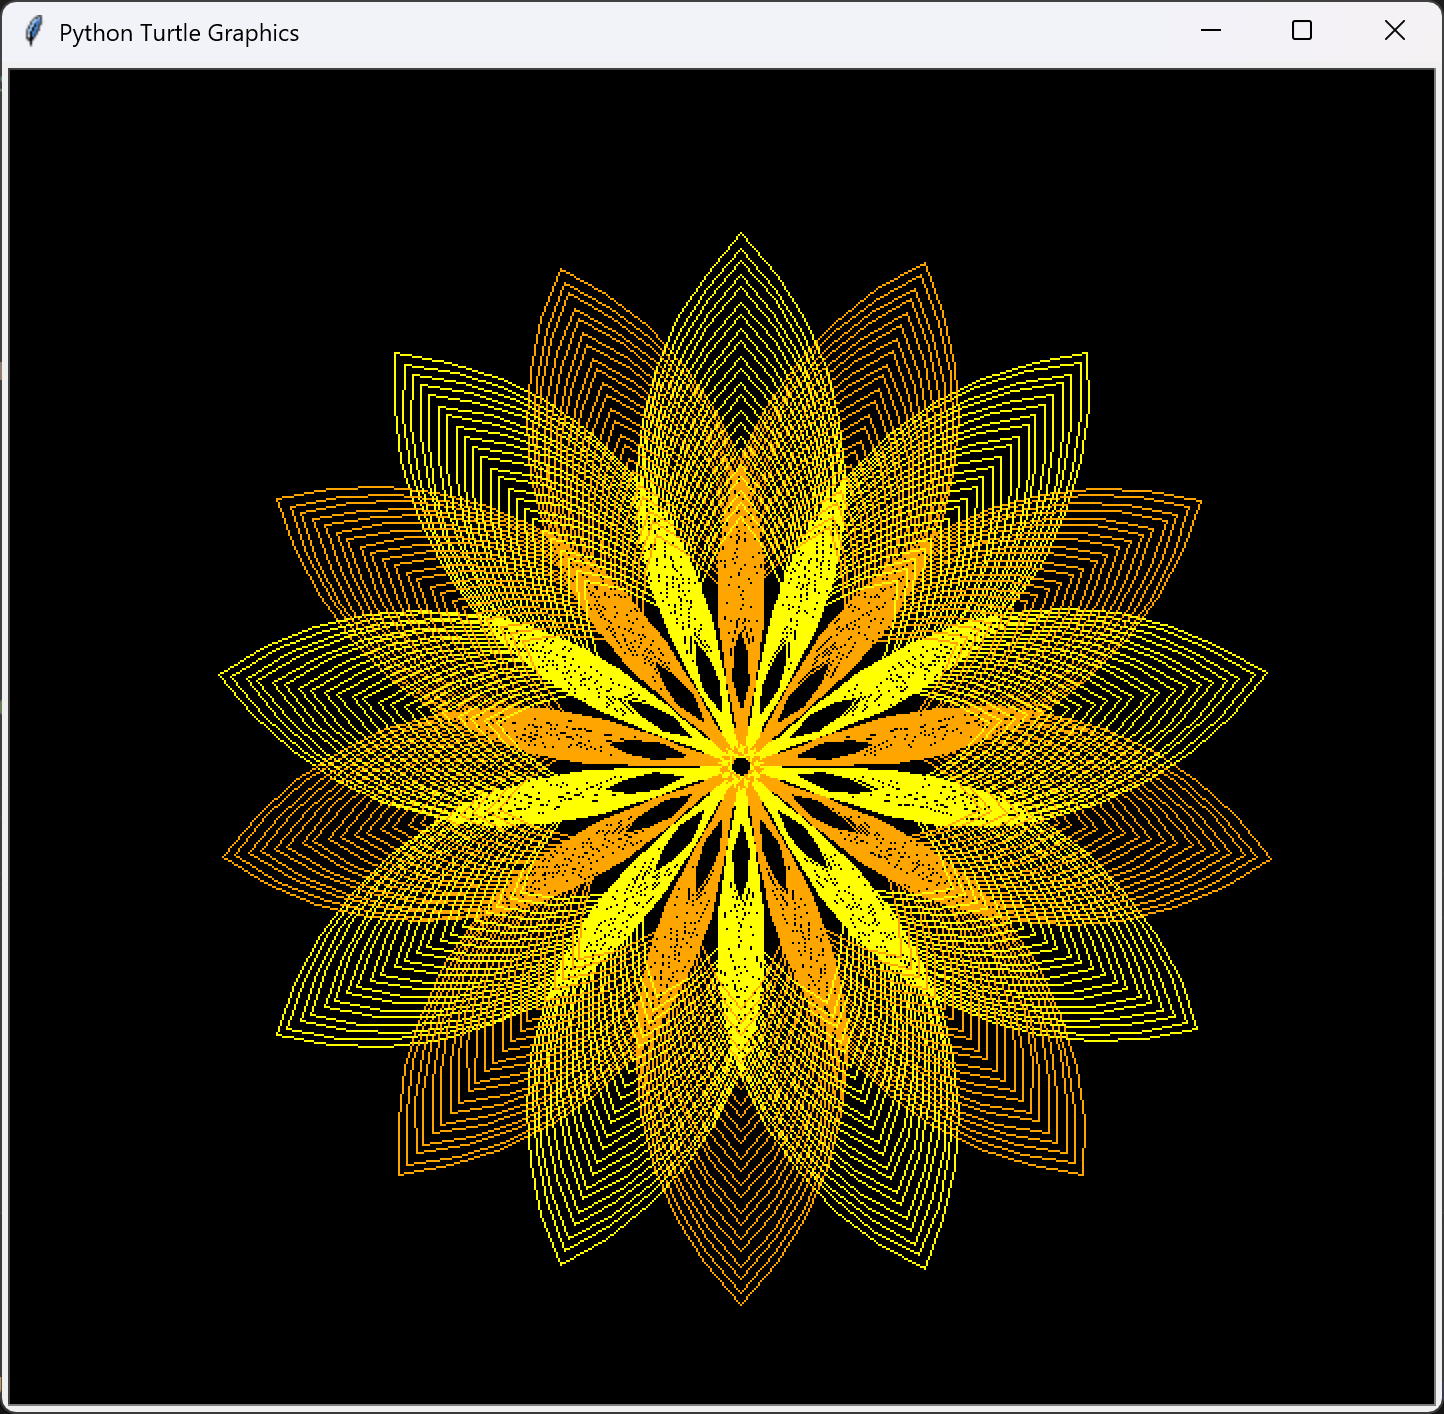

Recreate this plot in Python.
from turtle import *


bgcolor("black")
speed(0)
hideturtle()


colors = ["yellow", "orange"]


n = 100
for i in range(n):
    for col in colors:
        color(col)
        circle(180-i, 95)
        left(90)
        circle(180-i, 95)
        right(60)

done()
